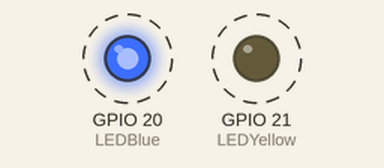
Simulated run of this program. Board: Raspberry Pi (BCM pin numbers). On the bench: output pins drawn as LEDs (lit = HIGH). Dashed ring = blinking.

Above: at 0.2 s.
Timing chart, 0 to 3.0 s (numbered marks = the images above):
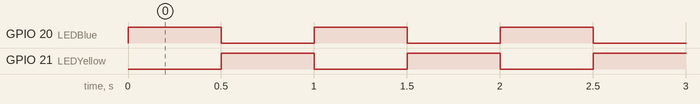

Measured:
- by itself, GPIO 20 (LEDBlue), GPIO 21 (LEDYellow): alternates HIGH for 0.50 s and LOW for 0.50 s

The program:

LED.py
```python
#!/usr/bin/env python2
# -*- coding: utf-8 -*-
"""
Created on Thu Jan 10 07:51:54
Shenzhen Yahboom Tech

@author: LONGFU SUN
"""

import RPi.GPIO as GPIO
import time
LEDBlue=20
LEDYellow=21

GPIO.setmode(GPIO.BCM)

GPIO.setup(LEDBlue,GPIO.OUT)
GPIO.setup(LEDYellow,GPIO.OUT)

while True:
    GPIO.output(LEDBlue,True)
    time.sleep(0.5)
    GPIO.output(LEDBlue,False)
    GPIO.output(LEDYellow,True)
    time.sleep(0.5)
    GPIO.output(LEDYellow,False)
```
